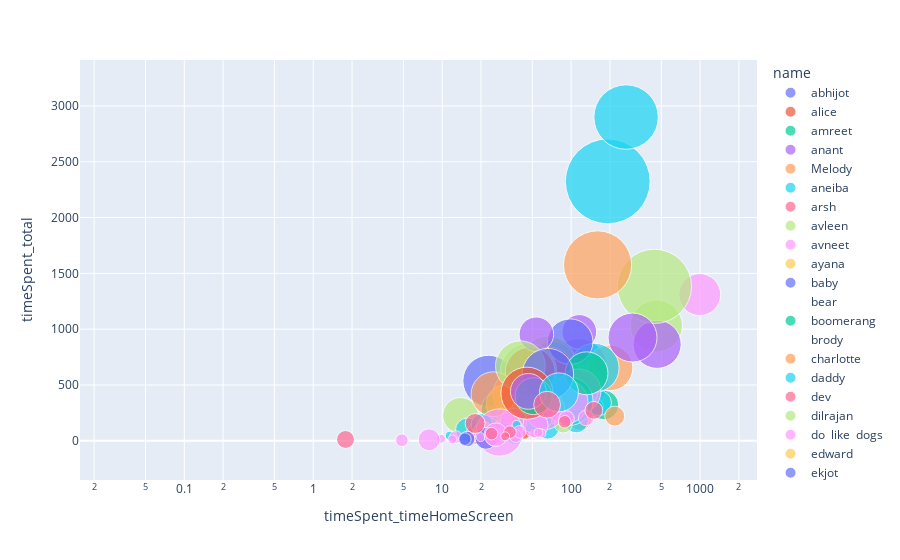

The cell this chart's notebook holds for it:
### Code cell
px.scatter(user_data, x="timeSpent_timeHomeScreen", y="timeSpent_total",
                 size="personalRecords_TQA", color="name", hover_name="name",
                 log_x=True, size_max=60)
